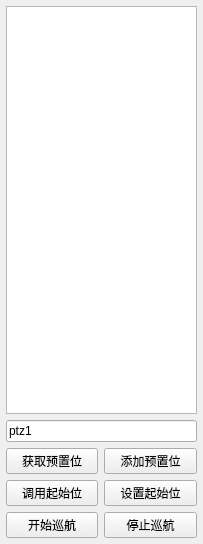
<?xml version="1.0" encoding="UTF-8"?>
<ui version="4.0">
 <class>frmIpcPreset</class>
 <widget class="QWidget" name="frmIpcPreset">
  <property name="geometry">
   <rect>
    <x>0</x>
    <y>0</y>
    <width>203</width>
    <height>544</height>
   </rect>
  </property>
  <property name="windowTitle">
   <string>Form</string>
  </property>
  <layout class="QVBoxLayout" name="verticalLayout">
   <property name="leftMargin">
    <number>0</number>
   </property>
   <property name="topMargin">
    <number>0</number>
   </property>
   <property name="rightMargin">
    <number>0</number>
   </property>
   <property name="bottomMargin">
    <number>0</number>
   </property>
   <item>
    <widget class="QWidget" name="widget" native="true">
     <property name="autoFillBackground">
      <bool>true</bool>
     </property>
     <layout class="QGridLayout" name="gridLayout">
      <property name="leftMargin">
       <number>6</number>
      </property>
      <property name="topMargin">
       <number>6</number>
      </property>
      <property name="rightMargin">
       <number>6</number>
      </property>
      <property name="bottomMargin">
       <number>6</number>
      </property>
      <item row="0" column="0" colspan="2">
       <widget class="QTableWidget" name="tableWidget"/>
      </item>
      <item row="1" column="0" colspan="2">
       <widget class="QLineEdit" name="txtPresetName">
        <property name="sizePolicy">
         <sizepolicy hsizetype="Ignored" vsizetype="Fixed">
          <horstretch>0</horstretch>
          <verstretch>0</verstretch>
         </sizepolicy>
        </property>
        <property name="text">
         <string>ptz1</string>
        </property>
       </widget>
      </item>
      <item row="2" column="0">
       <widget class="QPushButton" name="btnGetPresets">
        <property name="text">
         <string>获取预置位</string>
        </property>
       </widget>
      </item>
      <item row="2" column="1">
       <widget class="QPushButton" name="btnSetPresets">
        <property name="text">
         <string>添加预置位</string>
        </property>
       </widget>
      </item>
      <item row="3" column="0">
       <widget class="QPushButton" name="btnGotoHomePosition">
        <property name="text">
         <string>调用起始位</string>
        </property>
       </widget>
      </item>
      <item row="3" column="1">
       <widget class="QPushButton" name="btnSetHomePosition">
        <property name="text">
         <string>设置起始位</string>
        </property>
       </widget>
      </item>
      <item row="4" column="0">
       <widget class="QPushButton" name="btnStartNavigate">
        <property name="text">
         <string>开始巡航</string>
        </property>
       </widget>
      </item>
      <item row="4" column="1">
       <widget class="QPushButton" name="btnStopNavigate">
        <property name="text">
         <string>停止巡航</string>
        </property>
       </widget>
      </item>
     </layout>
    </widget>
   </item>
  </layout>
 </widget>
 <tabstops>
  <tabstop>txtPresetName</tabstop>
  <tabstop>btnGetPresets</tabstop>
  <tabstop>btnSetPresets</tabstop>
  <tabstop>btnGotoHomePosition</tabstop>
  <tabstop>btnSetHomePosition</tabstop>
  <tabstop>btnStartNavigate</tabstop>
  <tabstop>btnStopNavigate</tabstop>
  <tabstop>tableWidget</tabstop>
 </tabstops>
 <resources/>
 <connections/>
</ui>
